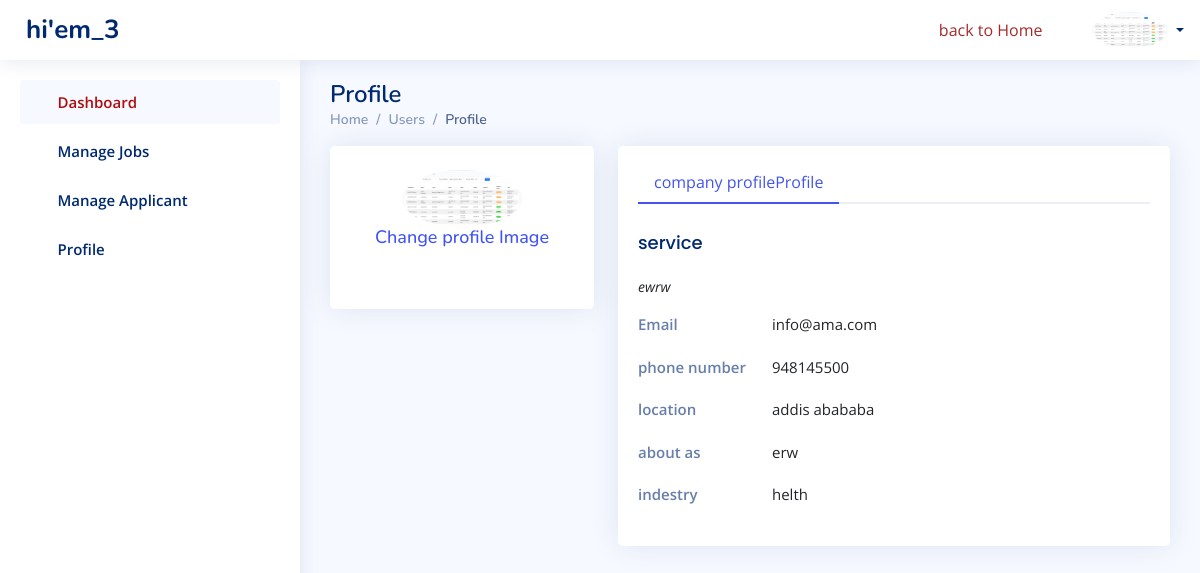
/users/profile/ (signed in), run on the app's committed database.
### users/models.py (models this page shows)
class User(AbstractUser):
    is_custom_admin= models.BooleanField(default=False)
    is_employer = models.BooleanField(default=False)
    is_employee = models.BooleanField(default=False)

### jobs/models.py (models this page shows, shortened)
class ProfilePic(models.Model):
    user = models.OneToOneField(get_user_model(), null=True, on_delete=models.CASCADE)
    profile_pic = models.ImageField(upload_to='images/profile/', blank=True, null=True)

class EmployerProfile(models.Model):
    user = models.OneToOneField(get_user_model(), null=True, on_delete=models.CASCADE)
    description = models.TextField(blank=True, null=True)
    email = models.EmailField(blank=True, null=True)
    phone_number=models.IntegerField( blank=True, null=True)
    location=models.TextField(max_length=100, blank=True, null=True)
    industry = models.CharField(max_length=255, blank=True, null=True)
    services = models.TextField(blank=True, null=True)
    website_url = models.CharField(max_length=100, blank=True, null=True)
    instagram_url = models.CharField(max_length=100, blank=True, null=True)
    facebook_url = models.CharField(max_length=100, blank=True, null=True)
    telegram_url = models.CharField(max_length=100, blank=True, null=True)
    linkedin_url = models.URLField(blank=True, null=True)

### users/views.py (the view)
# urls.py: path('profile/',EmployeeProfileListView.as_view(), name='employee_profile'),
class EmployeeProfileListView(ListView):
    model = EmployeeProfile
    template_name = 'users/users-profile.html'  # Your template name
    context_object_name = 'user_profiles'  # The name used in the template for the list
    def get_queryset(self):
     return EmployerProfile.objects.all()

### users/templates/users/users-profile.html (shortened to what this page needs)
{% extends "users/base.html" %}
{% load static %}
{% block content %}
  <main id="main" class="main">
    <div class="pagetitle">
      <h1>Profile</h1>
      <nav>
        <ol class="breadcrumb">
          <li class="breadcrumb-item"><a href="index.html">Home</a></li>
          <li class="breadcrumb-item">Users</li>
          <li class="breadcrumb-item active">Profile</li>
        </ol>
      </nav>
    </div>
    {% if user_profiles %}
      <section class="section profile">
        <div class="row">
          <div class="col-xl-4">
            <div class="card">
              <div class="card-body profile-card pt-4 d-flex flex-column align-items-center">
                        {% if user.profilepic.profile_pic %}
                        <img src="{{ user.profilepic.profile_pic.url }}" alt=" Profile" class="rounded-circle">
                        {% else %}
                            <p>No profile picture </p>
                        {% endif %}
                        {% if user.profilepic.profile_pic %}
                        <h3><a href="{% url 'change_profile_pic' user.profilepic.id %}">Change profile Image</a></h3>
                        {% else %}
                        <h3><a href="{% url 'create_profile_pic' %}">upload profile</a></h3>
                        {% endif %}
               {%if user.is_employer%}
               <div class="social-links mt-2">
                 <a href="{{ user.employerprofile.web_site_url }}" class="twitter"><i class="bi bi-twitter"></i></a>
                 <a href="{{ user.employerprofile.facebook_url }}" class="facebook"><i class="bi bi-facebook"></i></a>
                 <a href="{{ user.employerprofile.instagram_url }}" class="instagram"><i class="bi bi-instagram"></i></a>
                 <a href="{{ user.employerprofile.telegram_url }}" class="Telegram"><i class="bi bi-telegram"></i></a>
                 <a href="{{ user.employerprofile.linkedin_url }}" class="linkedin"><i class="bi bi-linkedin"></i></a>
               </div>
              {%endif%}
              </div>
            </div>
          </div>
          {%if user.is_employer%}
          <div class="col-xl-8">
            <div class="card">
              <div class="card-body pt-3">
                <ul class="nav nav-tabs nav-tabs-bordered">
                  <li class="nav-item">
                    <button class="nav-link active" data-bs-toggle="tab" data-bs-target="#profile-overview"> company profileProfile</button>
                  </li>
                </ul>
                <div class="tab-content pt-2">
                  <div class="tab-pane fade show active profile-overview" id="profile-overview">
                    <h5 class="card-title">service </h5>
                    <p class="small fst-italic">{{ user.employerprofile.services|safe}}</p>
                    <div class="row">
                      <div class="col-lg-3 col-md-4 label">Email</div>
                      <div class="col-lg-9 col-md-8">{{user.email}}</div>
                    </div>
                    <div class="row">
                      <div class="col-lg-3 col-md-4 label">phone number</div>
                      <div class="col-lg-9 col-md-8">{{ user.employerprofile.phone_number}}</div>
                    </div>
                    <div class="row">
                      <div class="col-lg-3 col-md-4 label">location</div>
                      <div class="col-lg-9 col-md-8">{{ user.employerprofile.location}}</div>
                    </div>
                    <div class="row">
                      <div class="col-lg-3 col-md-4 label">about as</div>
                      <div class="col-lg-9 col-md-8">
                         {{ user.employerprofile.description }}
                      </div>
                  </div>
                    <div class="row">
                      <div class="col-lg-3 col-md-4 label">indestry</div>
                      <div class="col-lg-9 col-md-8">{{ user.employerprofile.industry}}</div>
                    </div>
                </div>
              </div>
            </div>
          </div>
          {%endif%}
        </div>
      </section>
    {% else %}
      <p>No user profiles available.</p>
    {% endif %}
  </main>
{% endblock %}

### users/templates/users/base.html (shortened to what this page needs)
<!DOCTYPE html>
<html lang="en">
<head>
  {% load static %}
  {% load static %}
  {% load static %}
  <link rel="stylesheet" href="https://cdnjs.cloudflare.com/ajax/libs/font-awesome/5.15.3/css/all.min.css" />
  <link href="{% static 'users/assets/vendor/bootstrap/css/bootstrap.min.css' %}" rel="stylesheet">
  <link href="{% static 'users/assets/vendor/bootstrap-icons/bootstrap-icons.css'%}" rel="stylesheet">
  <link href="{% static 'users/assets/vendor/boxicons/css/boxicons.min.css'%}" rel="stylesheet">
  <link href="{% static 'users/assets/vendor/quill/quill.snow.css'%}" rel="stylesheet">
  <link href="{% static 'users/assets/vendor/quill/quill.bubble.css'%}" rel="stylesheet">
  <link href="{% static 'users/assets/vendor/remixicon/remixicon.css'%}" rel="stylesheet">
  <link href="{% static 'users/assets/vendor/simple-datatables/style.css'%}" rel="stylesheet">
  <link href="{% static 'users/assets/css/style.css'%}" rel="stylesheet">
</head>
<body>
  <header id="header" class="header fixed-top d-flex align-items-center">
    <div class="d-flex align-items-center justify-content-between">
      <a href="index.html" class="logo d-flex align-items-center">
        <span class="d-none d-lg-block">hi'{{user.username}}</span>
      </a>
      <i class="bi bi-list toggle-sidebar-btn"></i>
    </div>
    <nav class="header-nav ms-auto">
      <ul class="d-flex align-items-center">
        <a href="{%url 'home'%}" style="padding-right: 50px; color: brown;"> <i class="bi bi-back" style="padding-right: 5px;"></i>back to Home </a>
        <li class="nav-item dropdown pe-3">
          <a class="nav-link nav-profile d-flex align-items-center pe-0" href="#" data-bs-toggle="dropdown">
            {% if user.profilepic.profile_pic %}
            <img src="{{ user.profilepic.profile_pic.url }}" alt="{{ profile.user.username }} Profile" class="rounded-circle">
            {% else %}
                <p>No profile picture available</p>
            {% endif %}
            <span class="d-none d-md-block dropdown-toggle ps-2">{{user.usernam}}</span>
          </a>
        </li>
      </ul>
    </nav>
  </header>
  <aside id="sidebar" class="sidebar">
    <ul class="sidebar-nav" id="sidebar-nav">
      {%if user.is_employer%}
      <li class="nav-item">
        <a class="nav-link " href="{%url 'employer'%}">
          <i class="bi bi-grid"></i>
          <span style="color: rgb(175, 13, 13);">Dashboard</span>
        </a>
      </li>
      {%endif%}
      {% if user.is_employer %}
      <li class="nav-item">
        <a class="nav-link collapsed" data-bs-target="#forms-nav" data-bs-toggle="collapse" href="#">
          <i class="bi bi-journal-text"></i><span>Manage Jobs</span><i class="bi bi-chevron-down ms-auto"></i>
        </a>
      </li>
      {%endif%}
      {% if user.is_employer %}
      <li class="nav-item">
        <a class="nav-link collapsed" data-bs-target="#charts-nav" data-bs-toggle="collapse" href="#">
          <i class="bi bi-bar-chart"></i><span>Manage Applicant</span><i class="bi bi-chevron-down ms-auto"></i>
        </a>
      </li>
      {%endif%}
      {% if user.is_employer %}
      <li class="nav-item">
        <a class="nav-link collapsed" data-bs-target="#tables-nav" data-bs-toggle="collapse" href="#">
          <i class="bi bi-layout-text-window-reverse"></i><span>Profile</span><i class="bi bi-chevron-down ms-auto"></i>
        </a>
      </li>
      {%endif%}
  </aside>
{%block content%}
{%endblock%}
</body>
</html>

### jobs/static/users/assets/css/style.css (style rules this page uses)
:root { scroll-behavior: smooth; }
body { font-family: "Open Sans", sans-serif; background: #f6f9ff; color: #444444; }
a { color: #4154f1; text-decoration: none; }
h1, h2, h3, h4, h5, h6 { font-family: "Nunito", sans-serif; }
#main { margin-top: 60px; padding: 20px 30px; transition: all 0.3s; }
.pagetitle { margin-bottom: 10px; }
.pagetitle h1 { font-size: 24px; margin-bottom: 0; font-weight: 600; color: #012970; }
.card { margin-bottom: 30px; border: none; border-radius: 5px; box-shadow: 0px 0 30px rgba(1, 41, 112, 0.1); }
.card-title { padding: 20px 0 15px 0; font-size: 18px; font-weight: 500; color: #012970; font-family: "Poppins", sans-serif; }
.card-body { padding: 0 20px 20px 20px; }
.breadcrumb { font-size: 14px; font-family: "Nunito", sans-serif; color: #899bbd; font-weight: 600; }
.breadcrumb a { color: #899bbd; transition: 0.3s; }
.breadcrumb .breadcrumb-item::before { color: #899bbd; }
.breadcrumb .active { color: #51678f; font-weight: 600; }
.nav-tabs-bordered { border-bottom: 2px solid #ebeef4; }
.nav-tabs-bordered .nav-link { margin-bottom: -2px; border: none; color: #2c384e; }
.nav-tabs-bordered .nav-link.active { background-color: #fff; color: #4154f1; border-bottom: 2px solid #4154f1; }
.logo { line-height: 1; }
@media (min-width: 1200px) { .logo { width: 280px; } }
.logo span { font-size: 26px; font-weight: 700; color: #012970; font-family: "Nunito", sans-serif; }
.header { transition: all 0.5s; z-index: 997; height: 60px; box-shadow: 0px 2px 20px rgba(1, 41, 112, 0.1); background-color: #fff; padding-left: 20px; }
.header .toggle-sidebar-btn { font-size: 32px; padding-left: 10px; cursor: pointer; color: #012970; }
.header-nav ul { list-style: none; }
.header-nav>ul { margin: 0; padding: 0; }
.header-nav .nav-profile { color: #012970; }
.header-nav .nav-profile img { max-height: 36px; }
.header-nav .nav-profile span { font-size: 14px; font-weight: 600; }
.sidebar { position: fixed; top: 60px; left: 0; bottom: 0; width: 300px; z-index: 996; transition: all 0.3s; padding: 20px; overflow-y: auto; scrollbar-width: thin; scrollbar-color: #aab7cf transparent; box-shadow: 0px 0px 20px rgba(1, 41, 112, 0.1); background-color: #fff; }
@media (min-width: 1200px) { #main, #footer { margin-left: 300px; } }
.sidebar-nav { padding: 0; margin: 0; list-style: none; }
.sidebar-nav li { padding: 0; margin: 0; list-style: none; }
.sidebar-nav .nav-item { margin-bottom: 5px; }
.sidebar-nav .nav-link { display: flex; align-items: center; font-size: 15px; font-weight: 600; color: #4154f1; transition: 0.3; background: #f6f9ff; padding: 10px 15px; border-radius: 4px; }
.sidebar-nav .nav-link i { font-size: 16px; margin-right: 10px; color: #4154f1; }
.sidebar-nav .nav-link.collapsed { color: #012970; background: #fff; }
.sidebar-nav .nav-link.collapsed i { color: #899bbd; }
.sidebar-nav .nav-link .bi-chevron-down { margin-right: 0; transition: transform 0.2s ease-in-out; }
.profile .profile-card img { max-width: 120px; }
.profile .profile-card h3 { font-size: 18px; }
.profile .profile-card .social-links a { font-size: 20px; display: inline-block; color: rgba(1, 41, 112, 0.5); line-height: 0; margin-right: 10px; transition: 0.3s; }
.profile .profile-overview .row { margin-bottom: 20px; font-size: 15px; }
.profile .profile-overview .card-title { color: #012970; }
.profile .profile-overview .label { font-weight: 600; color: rgba(1, 41, 112, 0.6); }

### data on the page
User: username "em_3", profilepic.profile_pic (picture), employerprofile.services "ewrw", email "info@ama.com", employerprofile.phone_number "948145500", employerprofile.location "addis abababa", employerprofile.description "erw", employerprofile.industry "helth"
